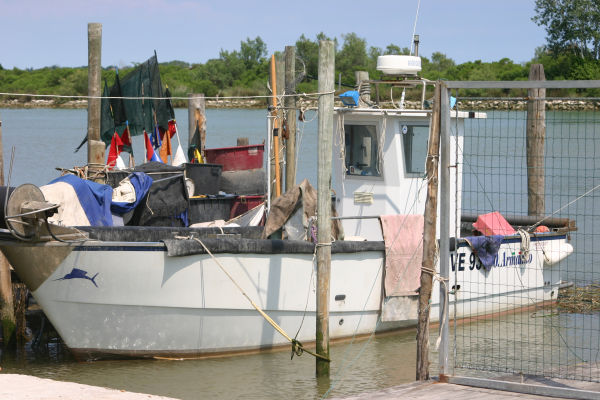
#> input picture 02_basic-imaging-numpy-pillow-plt/bateau.jpg, 600 x 400 px
$ jupyter execute --allow-errors tp-basic-imaging-mnp_live-coding.ipynb
#> lines starting #> are read from the running program, lines starting #| are printed output that depends on the picture; after the words box and inside, x2 and y2 are one past the last pixel; in counts of white or black regions, pixels touching at a corner belong together
Importer matplotlib.pyplot, numpy et PIL, en utilisant plt comme alias de matplotlib.pyplot et np comme alias de numpy.

[cell 1]
import matplotlib.pyplot as plt
import numpy as np
from PIL import Image, ImageFilter

Utiliser une fonction déjà vue pour ouvrir l'image de votre choix avec PIL.

[cell 2]
img = Image.open("bateau.jpg")
#> img is the input picture: PIL image 600x400 RGB; mean R, G, B 143.2, 144.1, 140.7
img.show()

Créer un vecteur numpy (un tableau qui contient les valeurs des pixels) de l'image en utilisant la fonction np.array().

[cell 3]
img_array = np.array(img)

Afficher le type de ce vecteur, sa taille. Afficher le type des éléments du vecteur à l'aide de .dtype. Observer également l'output de .flags.writeable appliquée à cet objet.

[cell 4]
print(type(img_array))
#| <class 'numpy.ndarray'>
print(img_array.shape)
#| (400, 600, 3)
print(img_array.dtype)
#| uint8
print(img_array.flags.writeable)
#| True

Vérifier qu'il est possible de modifier la valeur d'un élément du tableau. Au besoin, chercher sur internet comment modifier une valeur dans un tel tableau numpy.

[cell 5]
img_array[0, 0, 0] = 0
#> img_array: shape (400, 600, 3); under 0.01% of pixels changed, all inside (x1, y1, x2, y2) = (0, 0, 1, 1)
img_array[0, 0, 0]
#> Out = 0

Nous avons donc généré un vecteur de classe numpy.ndarray, contenant des valeurs de type uint8, de 3 dimensions dont la forme est (hauteur, largeur, nombre de canaux (Rouge, Vert, Bleu)). Ce vecteur est modifiable (vous pouvez modifier les valeurs de chaque pixel).

Créer un vecteur numpy non modifiable (pour conserver l'image principale) grâce à la fonction np.asarray(). Vérifier que la taille et le type des valeurs sont cohérents, et que ce vecteur est bien non modifiable.

[cell 6]
img_array_non_writeable = np.asarray(img)
print(type(img_array_non_writeable))
#| <class 'numpy.ndarray'>
print(img_array_non_writeable.shape)
#| (400, 600, 3)
print(img_array_non_writeable.dtype)
#| uint8
print(img_array_non_writeable.flags.writeable)
#| False

Note : La fonction numpy.asarray de NumPy a commencé à renvoyer un objet non inscriptible (non-writeable) à partir de la version 1.17.0 de NumPy. Avant cette version, l'objet renvoyé était inscriptible (writeable) par défaut. Cette modification a été apportée pour améliorer la sécurité des données et éviter les problèmes potentiels liés à la modification involontaire des données. NumPy 1.17.0 a été publié le 21 juillet 2019. Si pour une raison quelconque votre version de NumPy est antérieure à cette version vous n'observerez pas le comportement décrit dans ce TP.

Vérifier qu'il est bien impossible d'affecter une valeur à un élément de ce tableau, en essayant une telle manipulation. Une erreur de type ValueError devrait être levée.

#> (a cell that did not finish here is left out)

Lorsque nous avons travaillé avec PIL uniquement, il était possible d'afficher les images grâce à la méthode show(). Ici, numpy est une bibliothèque de manipulations méthématiques plus larges. Un vecteur numpy n'est pas un objet dédié à la représentation d'images. Ainsi il ne dispose pas directement de méthode show().

En utilisant la fonction plt.imshow(), afficher l’image à partir du 1er vecteur numpy (modifiable). Le fonctionnement de plt est le suivant : on prépare notre visualisation à l'aide de fonctions de plt (ici, cette étape consiste à appeler plt.imshow() sur le vecteur numpy). Lorsque cette visualisation est prête, on l'affiche en appelant plt.show().

[cell 8]
plt.imshow(img_array)
plt.show()

Vérifier que le 2nd vecteur numpy (non modifiable) permet également un affichage de l'image qu'il représente.

[cell 9]
plt.imshow(img_array_non_writeable)
plt.show()

Dans cette partie, nous allons générer des images en utilisant numpy. C'est une alternative à la création en utilisant PIL que nous avons déjà vue. Pour représenter une image en mode RGB, il convient de créer un vecteur de 3 dimensions dont la première dimension est la hauteur, la seconde est la largeur et la troisième représente les canaux RGB (chaque canal est représenté par une valeur de type numpy uint8).

Créer un vecteur numpy de taille (100, 300, 3) dont les trois canaux de tous les pixels ont pour valeur 0. Vérifier que l'image représentée est bien une image entièrement noire.

[cell 10]
height = 100
length = 300
channel_nb = 3
array_rgb = np.zeros((height, length, channel_nb), dtype=np.uint8)
plt.imshow(array_rgb)
plt.show()

Remplir ce vecteur avec des pixels de couleur rouge (rouge = 255, vert = 0, bleu = 0), vert (rouge = 0, vert = 255, bleu = 0) et bleu (rouge = 0, vert = 0, bleu = 255) en créant 3 bandes verticales de couleur unie de même largeur.

Souvenez-vous de la manière avec laquelle on accède à un élément donné du tableau. Pour accéder à une plage de valeurs plutôt qu'une seule valeur, on indique les valeurs de départ (inclus) et de fin (exclu) de la plage, en utilisant le caractère ":" pour les séparer. Ainsi, si v est un vecteur numpy à deux dimension, v[3:10, 2:4] permet d'accéder à la fenêtre de v contenant :
- toutes les lignes de la 4e à la 10e incluses (en se rappelant qu'en Python la numérotation commence à 0 et non 1),
- la troisième et la quatrième colonne.

[cell 11]
array_rgb[:, :100, 0] = 255
array_rgb[:, 100:200, 1] = 255
array_rgb[:, 200:, 2] = 255
plt.imshow(array_rgb)
plt.show()

Pour créer une image en nuance de gris (notre mode "L" déjà évoqué), il suffit de créer un vecteur à deux dimensions représentant la hauteur et la largeur de l’image (un tableau de taille h x l x 1 est un tableau de taille h x l). Il faut néanmoins ajouter le paramètre cmap='Greys_r' à plt.imshow() pour préciser que nous voulons afficher une image en nuance de gris.

Créer de cette manière une nouvelle image avec 3 bandes verticales unies de couleurs respectives noir, gris et blanc.

[cell 12]
hauteur = 100
largeur = 300
array_grey = np.zeros([hauteur, largeur], dtype=np.uint8)
array_grey[:, :100] = 0
array_grey[:, 100:200] = 127
array_grey[:, 200:] = 255
plt.imshow(array_grey, cmap="Greys_r")
plt.show()

Il est possible de faire le chemin inverse et de créer une image PIL à partir d'un tableau numpy, en utilisant la méthode fromarray de la classe PIL Image. A noter que les éléments du tableau numpy doivent être bien typés comme des entiers (si ce n'est pas le cas, les convertir préalablement en entiers).

Créer une image PIL à partir de notre drapeau à 3 bandes colorés.

[cell 13]
colored_flag_img = Image.fromarray(array_rgb, mode="RGB")
colored_flag_img.show()

Enregistrer le résultat sous forme de fichier image avec la méthode save déjà vue. Vous pouvez utiliser l'extension de votre choix.

[cell 14]
colored_flag_img.save("drapeau.png")

Revenons à l'image d'origine chargée dans notre dossier.

Nous allons afficher l'histogramme de notre image représentant la répartition des pixels selon leur intensité. Pour le moment, nous mélangeons les canaux de couleur. La fonction flatten() peut vous aider à transformer le vecteur numpy en un autre vecteur numpy avec une seule colonne.

En trouvant les arguments correspondants, préparer l'histogramme en :
- découpant l'axe des abscisses en 20 sous-ensembles (pour créer un histogramme à 20 bandes),
- affichant les ordonnées en fréquence (entre 0 et 1) plutôt qu'en nombre de pixels,
- créant une bordure noire autour des bandes de l'histogramme,
- colorant les bandes en rouge (plutôt qu'en bleu qui est la couleur par défaut).

Ajouter une légende à chacun des axes (xlabel, ylabel) puis afficher le graphe.

[cell 15]
plt.hist(img_array.flatten(), bins=20, density=True, edgecolor="black", color="red")
plt.xlabel("Intensité")
plt.ylabel("Fréquence de pixels")
plt.show()

Le filtrage est un élément essentiel du traitement d'images. Dans cette partie, nous allons générer des filtres à partir de la bibliothèque PIL, créer des images filtrées et comparer les histogrammes des deux images (originale et filtrée).

Rajouter un import du module ImageFilter de PIL.

Utiliser la méthode filter (qui prend en paramètre le filtre à utiliser) pour générer une image avec le filtre ImageFilter.BLUR à partir de notre image d'origine. La stocker dans une nouvelle variable. Pour plus de documentation sur ImageFilter : https://pillow.readthedocs.io/en/stable/reference/ImageFilter.html

[cell 16]
img_blur = img.filter(ImageFilter.BLUR)
img_blur.show()

Essayons de comprendre comment ce filtre fonctionne.

A partir du travail déjà effectué, afficher sur la même figure plt les histogrammes superposés des pixels des deux images (en utilisant deux couleurs, par exemple rouge et bleu). Il est possible de jouer sur le paramètre alpha (transparence) de la fonction hist afin de bien visualiser les deux histogrammes. Ajouter une légende pour afficher sur le graphe à quelle image correspond chaque histogramme.

[cell 17]
def plot_two_hists(
    origin_img_array: np.array,
    filtered_img_array: np.array,
    filter_name: str,
) -> None:
#> called with origin_img_array = array of shape (720000,), filtered_img_array = array of shape (720000,), filter_name = 'BLUR'
    plt.hist(
        origin_img_array,
        bins=20,
        density=True,
        alpha=0.5,
        edgecolor="black",
        color="red",
        label="Image originale",
    )
    plt.hist(
        filtered_img_array,
        bins=20,
        density=True,
        alpha=0.5,
        edgecolor="black",
        color="blue",
        label=f"Filtre {filter_name}",
    )
    plt.legend()
    plt.show()

plot_two_hists(
    origin_img_array=img_array.flatten(),
    filtered_img_array=np.array(img_blur).flatten(),
    filter_name="BLUR",
)

Générer une image avec le filtre CONTOUR.

[cell 18]
img_contour = img.filter(ImageFilter.CONTOUR)
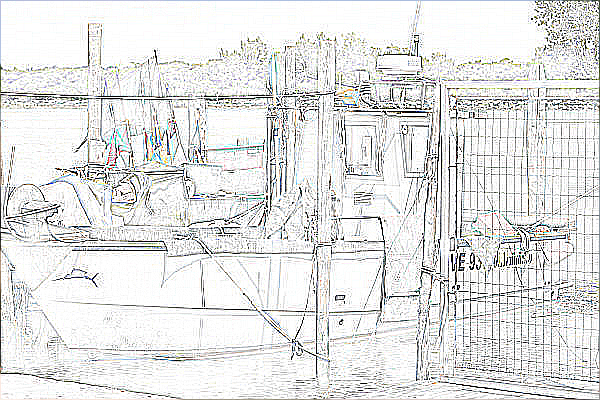
#> img_contour: PIL image 600x400 RGB; mean R, G, B 226.1, 226.6, 225.8
img_contour.show()

Afficher les histogrammes des deux images.

[cell 19]
plot_two_hists(
    origin_img_array=img_array.flatten(),
    filtered_img_array=np.array(img_contour).flatten(),
    filter_name="CONTOUR",
)

Générer une image avec le filtre FIND_EDGES.

[cell 20]
img_edges = img.filter(ImageFilter.FIND_EDGES)
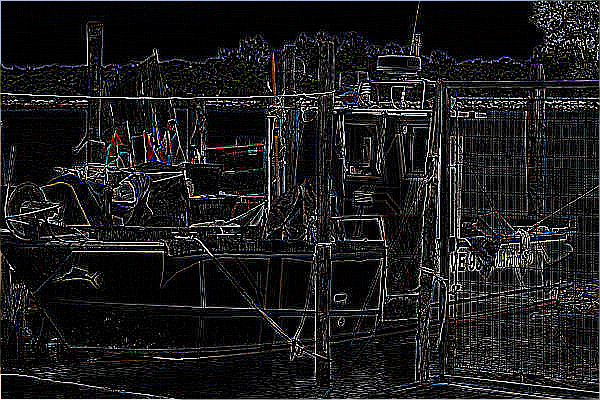
#> img_edges: PIL image 600x400 RGB; mean R, G, B 28.9, 28.5, 29.3
img_edges.show()

Afficher à nouveau les 2 histogrammes.

[cell 21]
plot_two_hists(
    origin_img_array=img_array.flatten(),
    filtered_img_array=np.array(img_edges).flatten(),
    filter_name="EDGES",
)

Utiliser la commande dir(ImageFilter) pour visualiser l'ensemble des filtres disponibles.

[cell 22]
dir(ImageFilter)

Visualiser les effets du filtre SHARPEN ainsi que d'un supplémentaire au choix.

Bonus : Essayer de conjecturer comment fonctionne le filtre SHARPEN.

[cell 23]
img_sharpen = img.filter(ImageFilter.SHARPEN)
img_sharpen.show()
img.show()
plot_two_hists(
    origin_img_array=img_array.flatten(),
    filtered_img_array=np.array(img_sharpen).flatten(),
    filter_name="SHARPEN",
)

[cell 24]
img_smooth = img.filter(ImageFilter.SMOOTH)
img_smooth.show()
plot_two_hists(
    origin_img_array=img_array.flatten(),
    filtered_img_array=np.array(img_smooth).flatten(),
    filter_name="SMOOTH",
)

Les couleurs dans une image inversée sont les couleurs "négatives" des originales. Par exemple, un cercle noir sur fond blanc s'affiche en blanc sur fond noir.

Proposer une façon efficace de calculer les valeurs des pixels de l'image inversée à partir de celle de départ (sous la forme de numpy array). Calculer et afficher l'image inversée de notre image originale (dans une nouvelle variable). Attention à ne pas modifier l'image d'origine.

Bonus : effectuer ce calcul en utilisant le "broadcasting" de numpy.

[cell 25]
img_inv_array = img_array.copy()
img_inv_array = 255 - img_array
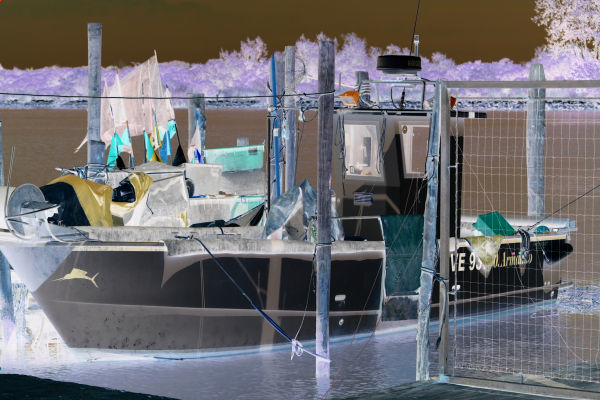
#> img_inv_array: shape (400, 600, 3); mean R, G, B 111.8, 110.9, 114.3
plt.imshow(img_inv_array)
plt.show()

On se souvient qu'en mode RGB, chaque pixel de l'image est représenté par trois entiers. Pour diviser l'image en composantes de couleur distinctes et générer des images monochromes (un seul canal), il suffit de garder un seul canal (rouge, vert ou bleu) et mettre les deux autres valeurs à 0.

Créer un nouveau tableau numpy ne contenant que le canal rouge de l'image d'origine. Afficher l'image correspondante.

Pour sélectionner le bon canal, il sera peut-être nécessaire de se renseigner sur le slicing des tableaux numpy (rechercher par exemple "numpy array slicing" sur votre moteur de recherche préféré).

[cell 26]
img_red_array = img_array.copy()
img_red_array[:, :, [1, 2]] = 0
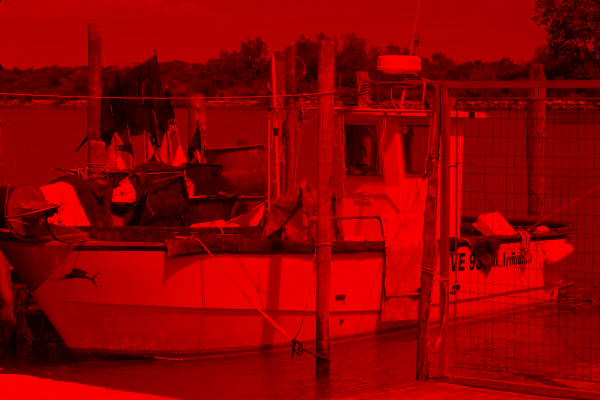
#> img_red_array: shape (400, 600, 3); mean R, G, B 143.2, 0, 0
plt.imshow(img_red_array)
plt.show()

Préparer les images correspondant aux canaux bleu et vert. Afficher les 3 canaux sur une même visualisation, côte à côte. La fonction concatenate de numpy permet de réaliser cela. Si besoin, consulter sa documentation pour voir comment spécifier selon quel "axe" se fait la concaténation (c'est un argument classique des objets de numpy et d'autres bibliothèques proches comme pandas).

[cell 27]
img_green_array = img_array.copy()
img_green_array[:, :, [0, 2]] = 0
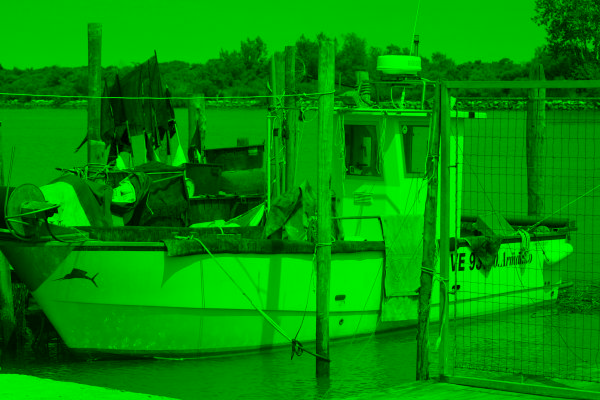
#> img_green_array: shape (400, 600, 3); mean R, G, B 0, 144.1, 0

img_blue_array = img_array.copy()
img_blue_array[:, :, [0, 1]] = 0
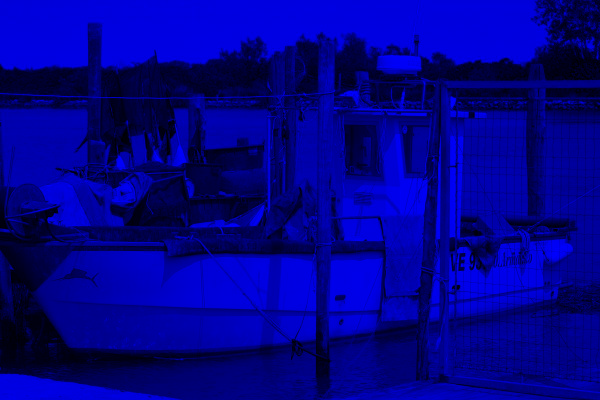
#> img_blue_array: shape (400, 600, 3); mean R, G, B 0, 0, 140.7

img_concat_array = np.concatenate((img_red_array, img_green_array, img_blue_array), axis=1)
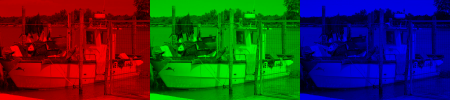
#> img_concat_array: shape (400, 1800, 3) (shown at 1/4 size); mean R, G, B 47.7, 48, 46.9
plt.imshow(img_concat_array)
plt.show()

Il est désormais temps de transformer l'image en nuance de gris. Il existe plusieurs façons de le faire, mais une façon simple est de prendre la moyenne pondérée des valeurs RGB de l'image originale.

Ecrire une fonction permettant de générer une image en niveaux de gris à partir d'une image originale RGB (sous forme np.array) en pondérant chacun de ses trois canaux de couleur. L'appeler sur notre image en testant différentes configurations de poids pour visualiser leur effet sur l’image en nuance de gris générée.

[cell 28]
def convert_to_greyscale(
    img_array: np.array,
    red_coeff: float = 0.33,
    green_coeff: float = 0.33,
    blue_coeff: float | None = None,
) -> np.array:
    """Convert an RGB image to a greyscale image."""
#> called with red_coeff = 0.5, green_coeff = 0.3
    if blue_coeff is None:
        blue_coeff = 1 - red_coeff - green_coeff

    img_grey_array = (
        red_coeff * img_array[:, :, 0]
        + green_coeff * img_array[:, :, 1]
        + blue_coeff * img_array[:, :, 2]
    )
    return img_grey_array

img_grey_array = convert_to_greyscale(img_array=img_array, red_coeff=0.5, green_coeff=0.3)
plt.imshow(img_grey_array, cmap="Greys_r")
plt.show()

Terminons ce TP avec une segmentation de cette image (ne pas confondre la segmentation d'une image donnée avec un problème de segmentation d'images en Machine Learning). Ici, le but est d'étiqueter chaque pixel de l'image avec une classe d'un référentiel donné. Une segmentation classique consiste à découper l’image en deux régions correspondant respectivement au premier plan et à l'arrière-plan. Ce cas correspond à un problème de binarisation.

Il existe une multitude de techniques pour réaliser une binarisation. Dans tous les cas, l'image est convertie en un seul canal (principalement en niveaux de gris) par comparaison de la valeur des pixels à un seuil (qui peut être défini globalement ou localement). Les pixels dont la valeur est supérieure au seuil sont traités comme appartenant à la première région, et les pixels dont la valeur est inférieure au seuil, à la seconde région.

En rappelant bien que la manière dont doit être choisi le seuil sera spécifique à l'application voire même à l'image, générer, à partir de l'image précédente en niveaux de gris, un vecteur numpy contenant des éléments booléens valant True si la valeur de l'intensité des pixels est supérieure à un seuil de 180, False sinon.

[cell 29]
img_bin_array = img_grey_array > 180
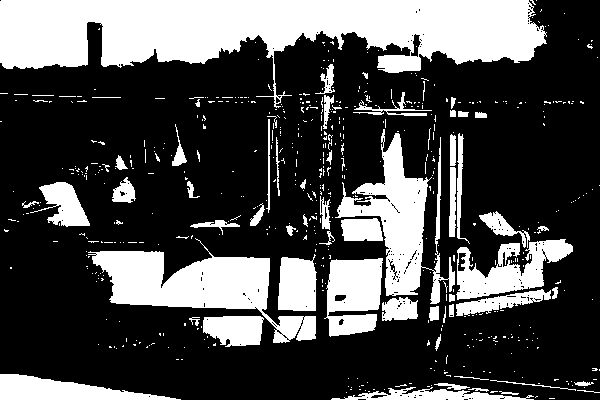
#> img_bin_array: shape (400, 600) bool; 29.7% white; 566 white regions (501 under 20 px), largest, box (x1, y1, x2, y2) and area: (0, 0, 547, 108) 29800, (88, 238, 316, 343) 8972, (335, 129, 455, 304) 6941
print(img_bin_array)
#> (printed output is left out)

En sachant que imshow comprend directement que nous sommes en convention float du support de cours lorsque sont fournies des valeurs booléennes (True correspond à 1, qui est compris comme 1.0 en représentation float et donc 255 en représentation 8bits), afficher l'image binarisée.

[cell 30]
plt.imshow(img_bin_array, cmap="Greys_r")
plt.show()

Sur une image réelle, une telle binarisation peut s'avérer peu convaincainte. En pratique, des méthodes plus précises sont utilisées (par exemple Niblack ou Sauvola).

### Exercice 1

Générer une image d’un échiquier en noir et blanc de taille 200 x 200 avec numpy. Pour rappel, un échiquier contient 8 lignes et 8 colonnes et la case en bas à droite est blanche (et 200 est divisible par 8). (Repartir de zéro, y compris pour les imports.)

[cell 31]
import matplotlib.pyplot as plt
import numpy as np

[cell 32]
# Méthode 1
chessboard_array = np.zeros((200, 200))
for line_nb in range(200):
    for col_nb in range(200):
        chessboard_array[line_nb, col_nb] = (line_nb // 25) % 2 == (col_nb // 25) % 2

plt.imshow(chessboard_array, cmap="Greys_r")
plt.show()
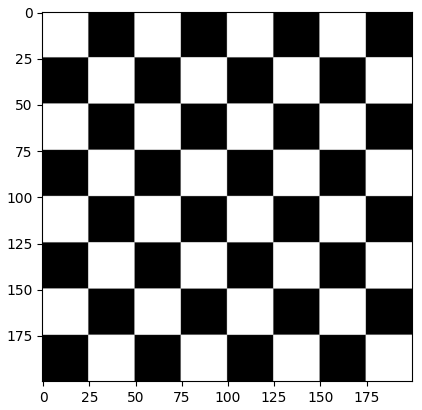
#> figure drawn by matplotlib, 1 panel

[cell 33]
# Méthode 2
chessboard_array = np.zeros((200, 200))
for i in range(8):
    for j in range(8):
        if i % 2 == j % 2:
            chessboard_array[25*i:25*(i+1), 25*j:25*(j+1)] = 1
plt.imshow(chessboard_array, cmap="Greys_r")
plt.show()

### Exercice 2

- Trouver sur internet comment récupérer l'image astronaut de scikit-image sous forme d'image PIL (il faudra peut-être installer une nouvelle bibliothèque).
- Générer trois images monochromes correspondant à chacun des trois canaux RGB et les afficher.
- Pour chaque image monochrome, effectuer une segmentation binaire avec trois seuils : [100, 150, 200].
- Concaténer les images et afficher le résultat.

Contrainte bonus 1 : chaque visualisation correspondant à un tiret devra être effectuée dans une même figure plt, en utilisant plt.subplots.

[cell 34]
import matplotlib.pyplot as plt
import numpy as np
from skimage import data

[cell 35]
img_astronaut_array = data.astronaut()
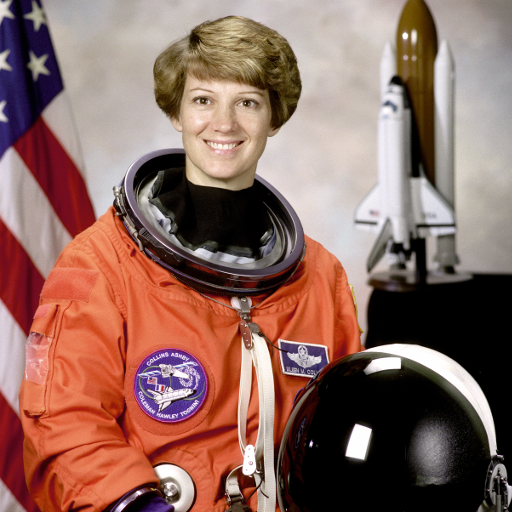
#> input picture skimage.data.astronaut(), 512 x 512 px
#> img_astronaut_array is the input picture: shape (512, 512, 3); mean R, G, B 141.6, 105.8, 96.5
#> (the rest of the program and of its run is left out)
